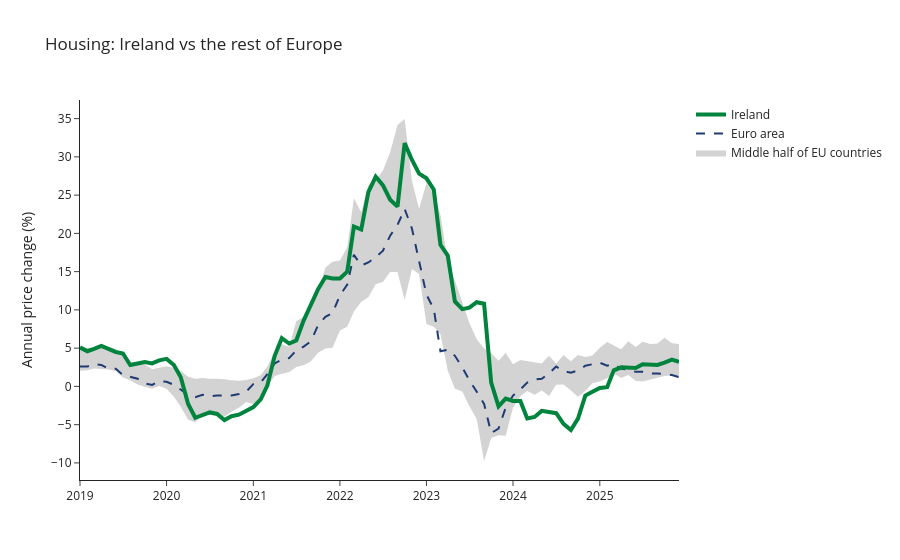

The cell this chart's notebook holds for it:
### Markdown cell above
### 2.5 Final chart - one category first (Housing)

### Code cell
# Source: Plotly continuous error bands, https://plotly.com/python/continuous-error-bars/
# and Plotly line charts, https://plotly.com/python/line-charts/

import plotly.graph_objects as go

# Test with one category first
category = "Housing"

# Data for this category
band_one = band[band["category"] == category]
ireland_line = clean_data[(clean_data["category"] == category) & (clean_data["geo"] == "Ireland")]
euro_line = clean_data[(clean_data["category"] == category) & (clean_data["geo"] == "Euro area")]

final_chart = go.Figure()

# Grey band: bottom edge (no line), then top edge filled down to it
final_chart.add_trace(go.Scatter(x=band_one["month"], y=band_one["low"],
                                 line=dict(width=0), showlegend=False))
final_chart.add_trace(go.Scatter(x=band_one["month"], y=band_one["high"],
                                 line=dict(width=0), fill="tonexty",
                                 fillcolor="lightgrey", name="Middle half of EU countries"))

# Euro area: dashed dark blue line
final_chart.add_trace(go.Scatter(x=euro_line["month"], y=euro_line["value"], name="Euro area",
                                 line=dict(color="#1F3B73", width=2, dash="dash")))

# Ireland: thick green line
final_chart.add_trace(go.Scatter(x=ireland_line["month"], y=ireland_line["value"], name="Ireland",
                                 line=dict(color="#00843D", width=4)))

final_chart.update_layout(title="Housing: Ireland vs the rest of Europe",
                          yaxis_title="Annual price change (%)",
                          template="simple_white")
final_chart.show()
